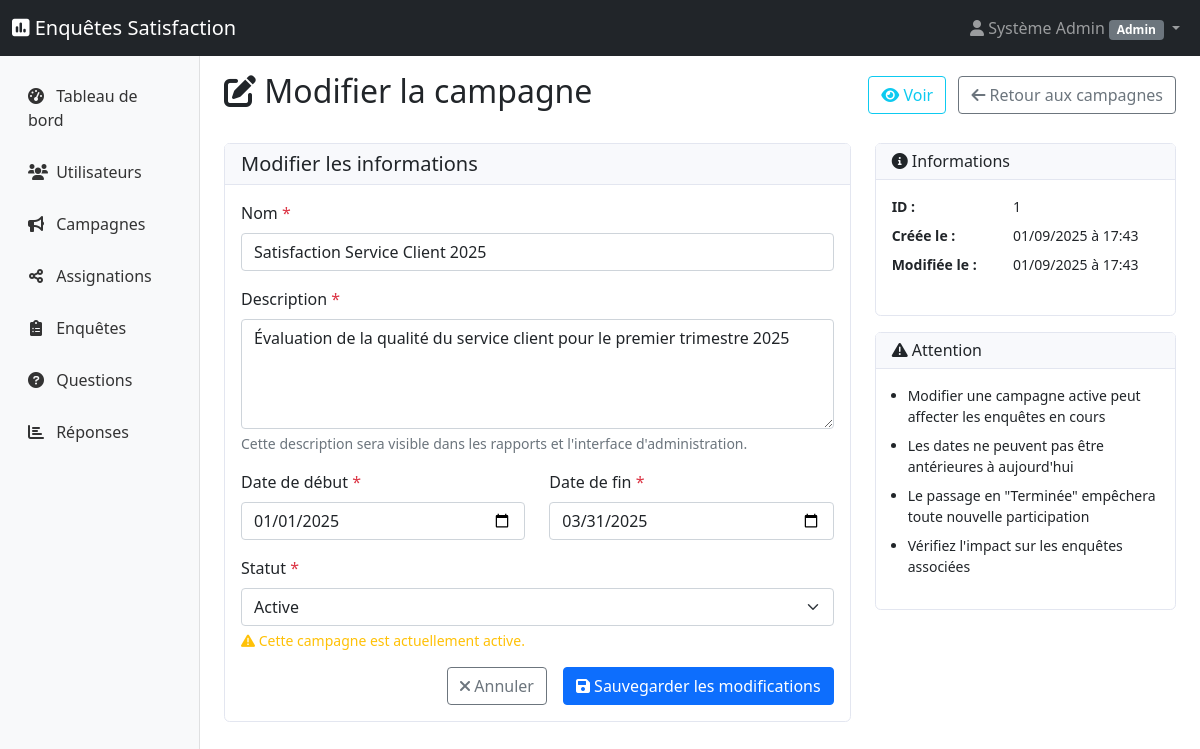
Screenshot of /?controller=Admin&action=editCampagne&id=1 (signed in) with the database file from the repository.
### tables this page shows
CREATE TABLE IF NOT EXISTS campagnes (
    id INT AUTO_INCREMENT PRIMARY KEY,
    nom VARCHAR(200) NOT NULL,
    description TEXT,
    date_debut DATE NOT NULL,
    date_fin DATE NOT NULL,
    statut ENUM('en_preparation', 'active', 'terminee', 'suspendue') NOT NULL DEFAULT 'en_preparation',
    created_by INT NOT NULL,
    date_creation TIMESTAMP DEFAULT CURRENT_TIMESTAMP,
    date_modification TIMESTAMP DEFAULT CURRENT_TIMESTAMP ON UPDATE CURRENT_TIMESTAMP,
    FOREIGN KEY (created_by) REFERENCES utilisateurs(id) ON DELETE CASCADE,
    INDEX idx_statut (statut),
    INDEX idx_dates (date_debut, date_fin),
    INDEX idx_created_by (created_by)
);

### app/Controllers/BaseController.php (called while the page is built, shortened)
<?php
abstract class BaseController {
    protected $currentUser;
    public function __construct() {
        $this->currentUser = $_SESSION['user'] ?? null;
    }
    protected function view(string $viewPath, array $data = []): void {
        $data['currentUser'] = $this->currentUser;
        extract($data);
        $template = $this->getTemplate();
        $content = $this->loadView($viewPath, $data);
        include __DIR__ . "/../Views/{$template}/layout.php";
    }
    protected function loadView(string $viewPath, array $data = []): string {
        $data['currentUser'] = $this->currentUser;
        extract($data);
        include __DIR__ . "/../Views/{$viewPath}.php";
        return ob_get_clean();
    }
    protected function getTemplate(): string {
        if ($this->currentUser) {
            return ($this->currentUser['role'] === 'client') ? 'frontoffice' : 'backoffice';
        }
        return 'frontoffice';
    }
}

### app/Controllers/AdminController.php (called while the page is built, shortened)
<?php
require_once 'BaseController.php';
class AdminController extends BaseController {
    private $campagneModel;
    public function __construct() {
        $this->campagneModel = new Campagne();
    }
    public function editCampagne(): void {
        $id = (int)($_GET['id'] ?? 0);
        $campagne = $this->campagneModel->findById($id);
        $csrfToken = $this->generateCSRF();
        $this->view('admin/campagnes/edit', [
            'campagne' => $campagne,
            'csrf_token' => $csrfToken,
            'errors' => $_SESSION['campagne_errors'] ?? [],
            'old_data' => $_SESSION['old_data'] ?? []
        ]);
    }
}

### config/bootstrap.php (called while the page is built, shortened)
<?php
class Application {
    private $action;
    public function __construct() {
        $this->loadController();
    }
    private function parseUrl(): void {
        $this->action = $_GET['action'] ?? DEFAULT_ACTION;
    }
    private function loadController(): void {
        try {
            $controller = new $controllerName();
            call_user_func_array([$controller, $this->action], []);
        } catch (Exception $e) {
            Utils::log('Erreur dans le contrôleur: ' . $e->getMessage(), 'ERROR');
            $this->handleError(500, 'Erreur interne du serveur');
        }
    }
    public static function run(): void {
        new self();
    }
}

### public/index.php (called while the page is built, shortened)
<?php
try {
    require_once __DIR__ . '/../config/bootstrap.php';
    Application::run();
} catch (Throwable $e) {
    echo "<h1>Erreur de l'application</h1>";
    echo "<p><strong>Message :</strong> " . $e->getMessage() . "</p>";
    echo "<p><strong>Fichier :</strong> " . $e->getFile() . " ligne " . $e->getLine() . "</p>";
    echo "<pre>" . $e->getTraceAsString() . "</pre>";
}

### config/database.php (called while the page is built, shortened)
<?php
class Database {
    private static $instance = null;
    private $pdo;
    private function __construct() {
        try {
            $dsn = "mysql:host=" . self::HOST . ";dbname=" . self::DB_NAME . ";charset=" . self::CHARSET;
            $options = [
                PDO::ATTR_ERRMODE => PDO::ERRMODE_EXCEPTION,
                PDO::ATTR_DEFAULT_FETCH_MODE => PDO::FETCH_ASSOC,
                PDO::ATTR_EMULATE_PREPARES => false,
                PDO::MYSQL_ATTR_INIT_COMMAND => "SET NAMES " . self::CHARSET
            ];
            $this->pdo = new PDO($dsn, self::USERNAME, self::PASSWORD, $options);
        } catch (PDOException $e) {
            throw new Exception("Erreur de connexion à la base de données : " . $e->getMessage());
        }
    }
    public static function getInstance(): Database {
        if (self::$instance === null) {
            self::$instance = new self();
        }
        return self::$instance;
    }
    public function getConnection(): PDO {
        return $this->pdo;
    }
}

### app/Models/BaseModel.php (called while the page is built, shortened)
<?php
require_once __DIR__ . '/../../config/database.php';
abstract class BaseModel {
    protected $pdo;
    protected $table;
    protected $primaryKey = 'id';
    public function __construct() {
        $this->pdo = Database::getInstance()->getConnection();
    }
    public function findById(int $id): ?array {
        $stmt = $this->pdo->prepare("SELECT * FROM {$this->table} WHERE {$this->primaryKey} = ?");
        $stmt->execute([$id]);
        $result = $stmt->fetch();
        return $result ?: null;
    }
}

### app/Views/admin/campagnes/edit.php (the view, shortened to what this page needs)
<div class="d-flex justify-content-between align-items-center mb-4">
    <h2><i class="fas fa-edit"></i> Modifier la campagne</h2>
    <div>
        <a href="?controller=Admin&action=viewCampagne&id=<?= $campagne['id'] ?>" class="btn btn-outline-info me-2">
            <i class="fas fa-eye"></i> Voir
        </a>
        <a href="?controller=Admin&action=campagnes" class="btn btn-outline-secondary">
            <i class="fas fa-arrow-left"></i> Retour aux campagnes
        </a>
    </div>
</div>
<div class="row">
    <div class="col-md-8">
        <div class="card">
            <div class="card-header">
                <h5 class="mb-0">Modifier les informations</h5>
            </div>
            <div class="card-body">
                <form action="?controller=Admin&action=updateCampagne" method="POST" novalidate>
                    <div class="mb-3">
                        <label for="nom" class="form-label">Nom <span class="text-danger">*</span></label>
                        <input type="text"
                               class="form-control <?= !empty($errors['nom']) ? 'is-invalid' : '' ?>"
                               id="nom"
                               name="nom"
                               value="<?= htmlspecialchars($old_data['nom'] ?? $campagne['nom']) ?>"
                               placeholder="Ex: Campagne satisfaction Q4 2024">
                    </div>
                    <div class="mb-3">
                        <label for="description" class="form-label">Description <span class="text-danger">*</span></label>
                        <textarea class="form-control <?= !empty($errors['description']) ? 'is-invalid' : '' ?>"
                                  id="description"
                                  name="description"
                                  rows="4"
                                  placeholder="Décrivez l'objectif et le contexte de cette campagne..."><?= htmlspecialchars($old_data['description'] ?? $campagne['description']) ?></textarea>
                        <div class="form-text">Cette description sera visible dans les rapports et l'interface d'administration.</div>
                    </div>
                    <div class="row">
                        <div class="col-md-6">
                            <div class="mb-3">
                                <label for="date_debut" class="form-label">Date de début <span class="text-danger">*</span></label>
                                <input type="date"
                                       class="form-control <?= !empty($errors['date_debut']) ? 'is-invalid' : '' ?>"
                                       id="date_debut"
                                       name="date_debut"
                                       value="<?= htmlspecialchars($old_data['date_debut'] ?? $campagne['date_debut']) ?>">
                            </div>
                        </div>
                        <div class="col-md-6">
                            <div class="mb-3">
                                <label for="date_fin" class="form-label">Date de fin <span class="text-danger">*</span></label>
                                <input type="date"
                                       class="form-control <?= !empty($errors['date_fin']) ? 'is-invalid' : '' ?>"
                                       id="date_fin"
                                       name="date_fin"
                                       value="<?= htmlspecialchars($old_data['date_fin'] ?? $campagne['date_fin']) ?>">
                            </div>
                        </div>
                    </div>
                    <div class="mb-3">
                        <label for="statut" class="form-label">Statut <span class="text-danger">*</span></label>
                        <select class="form-select <?= !empty($errors['statut']) ? 'is-invalid' : '' ?>"
                                id="statut"
                                name="statut">
                            <option value="active" <?= ($old_data['statut'] ?? $campagne['statut']) === 'active' ? 'selected' : '' ?>>
                                Active
                            </option>
                        </select>
                        <div class="form-text">
                            <?php if ($campagne['statut'] === 'active'): ?>
                                <span class="text-warning"><i class="fas fa-exclamation-triangle"></i> Cette campagne est actuellement active.</span>
                            <?php elseif ($campagne['statut'] === 'terminee'): ?>
                                <span class="text-info"><i class="fas fa-info-circle"></i> Cette campagne est terminée.</span>
                            <?php endif; ?>
                        </div>
                    </div>
                    <div class="d-grid gap-2 d-md-flex justify-content-md-end">
                        <a href="?controller=Admin&action=viewCampagne&id=<?= $campagne['id'] ?>" class="btn btn-outline-secondary me-md-2">
                            <i class="fas fa-times"></i> Annuler
                        </a>
                        <button type="submit" class="btn btn-primary">
                            <i class="fas fa-save"></i> Sauvegarder les modifications
                        </button>
                    </div>
                </form>
            </div>
        </div>
    </div>
    <div class="col-md-4">
        <div class="card">
            <div class="card-header">
                <h6 class="mb-0"><i class="fas fa-info-circle"></i> Informations</h6>
            </div>
            <div class="card-body">
                <div class="small">
                    <dl class="row">
                        <dt class="col-5">ID :</dt>
                        <dd class="col-7"><?= $campagne['id'] ?></dd>
                        <dt class="col-5">Créée le :</dt>
                        <dd class="col-7"><?= date('d/m/Y à H:i', strtotime($campagne['date_creation'])) ?></dd>
                        <?php if (!empty($campagne['date_modification'])): ?>
                        <dt class="col-5">Modifiée le :</dt>
                        <dd class="col-7"><?= date('d/m/Y à H:i', strtotime($campagne['date_modification'])) ?></dd>
                        <?php endif; ?>
                    </dl>
                </div>
            </div>
        </div>
        <div class="card mt-3">
            <div class="card-header">
                <h6 class="mb-0"><i class="fas fa-exclamation-triangle"></i> Attention</h6>
            </div>
            <div class="card-body">
                <div class="small">
                    <ul class="ps-3">
                        <li class="mb-2">Modifier une campagne active peut affecter les enquêtes en cours</li>
                        <li class="mb-2">Les dates ne peuvent pas être antérieures à aujourd'hui</li>
                        <li class="mb-2">Le passage en "Terminée" empêchera toute nouvelle participation</li>
                        <li>Vérifiez l'impact sur les enquêtes associées</li>
                    </ul>
                </div>
            </div>
        </div>
    </div>
</div>

### public/css/backoffice.css (style rules this page uses)
.card { border: 1px solid #e3e6f0; border-radius: 0.35rem; }
.card-header { background-color: #f8f9fc; border-bottom: 1px solid #e3e6f0; }

### rows the page displays
campagnes: nom "Satisfaction Service Client 2025", description "Évaluation de la qualité du service client pour le premier trimestre 2025", date_debut "01/01/2025", date_fin "03/31/2025", statut "Active", id "1", date_creation "01/09/2025 à 17:43", date_modification "01/09/2025 à 17:43"

### other values shown
$currentUser['role'] "Admin"
